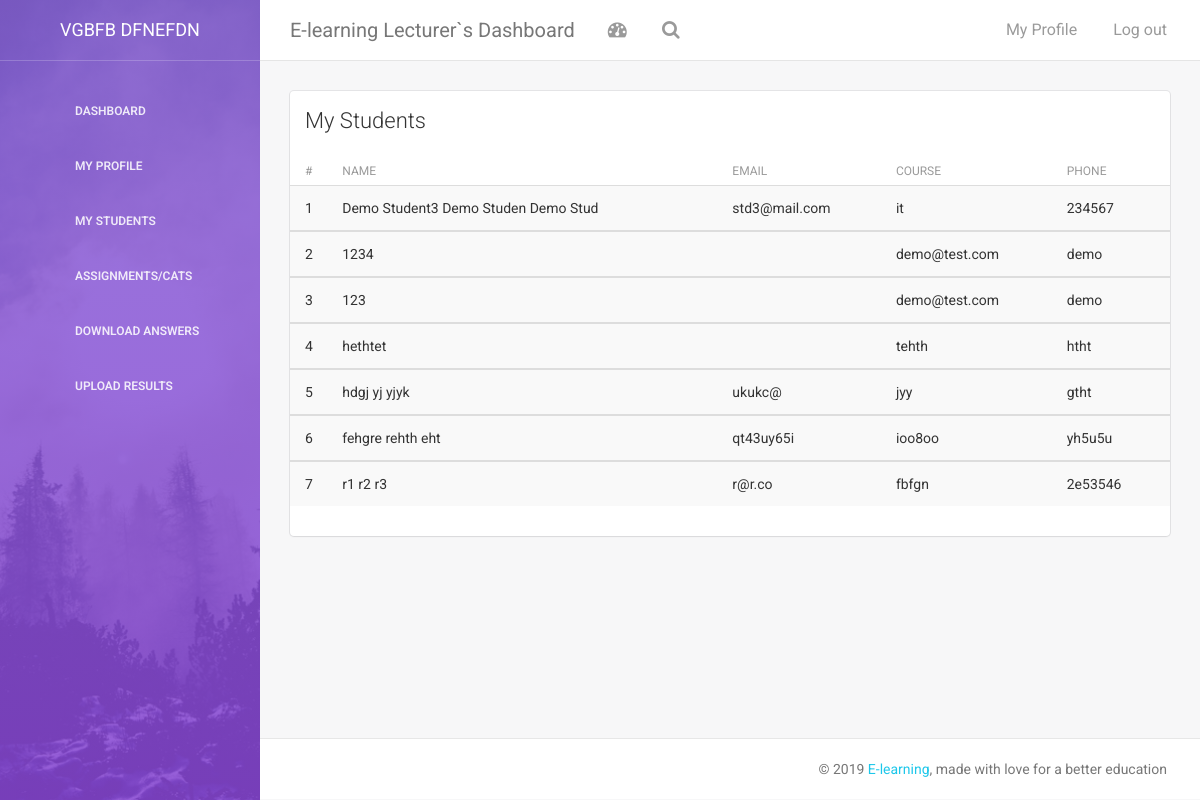
The page /lec/lec-view-students.php (signed in) on the database its author committed.
### tables this page shows
CREATE TABLE `lec` (
  `id` int(20) NOT NULL,
  `fname` varchar(20000) NOT NULL,
  `mname` varchar(2000) NOT NULL,
  `lname` varchar(2000) NOT NULL,
  `national_id` varchar(2000) NOT NULL,
  `gender` varchar(2000) NOT NULL,
  `lec_no` varchar(2000) NOT NULL,
  `phoneno` varchar(2000) NOT NULL,
  `email` varchar(2000) NOT NULL,
  `password` varchar(2000) NOT NULL,
  `bio` varchar(200) NOT NULL,
  `pic` varchar(200) NOT NULL,
  `course` varchar(100) DEFAULT NULL
);

CREATE TABLE `student` (
  `stdid` int(10) NOT NULL,
  `firstname` varchar(20) DEFAULT NULL,
  `middlename` varchar(20) DEFAULT NULL,
  `lastname` varchar(20) DEFAULT NULL,
  `email` varchar(100) DEFAULT NULL,
  `password` varchar(10) DEFAULT 'student',
  `course` varchar(100) DEFAULT NULL,
  `image` varchar(200) DEFAULT NULL,
  `phone` varchar(10) DEFAULT NULL,
  `admissiondate` timestamp(5) NOT NULL DEFAULT CURRENT_TIMESTAMP(5) ON UPDATE CURRENT_TIMESTAMP(5),
  `ans` varchar(200) NOT NULL,
  `results` varchar(200) NOT NULL
);

### lec/lec-view-students.php (the view, shortened to what this page needs)
<?php
include('includes/config.php');
$aid=$_SESSION['id'];?>
<?php include('includes/head.php')?>
<body>
<div class="wrapper">
    <?php include("includes/navbar.php")?>
    <div class="main-panel">
		<?php include("includes/mobile-nav.php")?>
        <div class="content">
            <div class="container-fluid">
                <div class="row">
                    <div class="col-md-12">
                        <div class="card">
                            <div class="header">
                                <h4 class="title">My Students</h4>
                            </div>
                            <div class="content table-responsive table-full-width">
                                <table class="table table-hover table-striped">
                                    <thead>
                                        <th>#</th>
                                    	<th>Name</th>
                                    	<th>Email</th>
                                    	<th>Course</th>
                                        <th>Phone</th>
                                    </thead>
                                    <tbody>
                                    <?php
                   $ret="SELECT * FROM student ";
                    $stmt= $mysqli->prepare($ret) ;
                    $stmt->execute() ;
                    $res=$stmt->get_result();
                    $cnt=1;
                    while($row=$res->fetch_object())
                    	  {
                    	  	?>
                                        <tr>
                                        <td><?php echo $cnt;?></td>
                                        <td><?php echo $row->firstname;?> <?php echo $row->middlename;?> <?php echo $row->lastname;?></td>
                                        <td><?php echo $row->email;?></td>
                                        <td><?php echo $row->course;?></td>
                                        <td><?php echo $row->phone;?></td>
                                        </tr>
                                    </tbody>
                                    <?php $cnt=$cnt+1; } ?>
                                </table>
                            </div>
                        </div>
                    </div>
                </div>
            </div>
        </div>
    <?php include('includes/footer.php')?>
    </div>
</div>
</body>
</html>

### lec/includes/navbar.php
<div class="sidebar" data-color="purple" data-image="assets/img/sidebar-5.jpg">
<?php
        $aid=$_SESSION['id'];
      	$ret="select * from lec where id=?";
      	$stmt= $mysqli->prepare($ret) ;
      	$stmt->bind_param('i',$aid);
      	$stmt->execute() ;
      	$res=$stmt->get_result();
      	while($row=$res->fetch_object())
      	  {
      	  	?>
    	<div class="sidebar-wrapper">
            <div class="logo">
                <a href="#" class="simple-text">
                    <?php echo $row->fname;?> <?php echo $row->lname;?>
                </a>
            </div>
          <ul class="nav">
                <li>
                    <a href="lec-dashboard.php">
                        <i class="pe-7s-graph"></i>
                        <p>Dashboard</p>
                    </a>
                </li>
                <li>
                    <a href="lec-profile.php">
                        <i class="pe-7s-user"></i>
                        <p>My Profile</p>
                    </a>
                </li>
                <li>
                    <a href="lec-view-students.php">
                        <i class="pe-7s-users"></i>
                        <p>My Students</p>
                    </a>
                </li>
                <li>
                    <a href="lec-upload-questions.php">
                        <i class="pe-7s-note2"></i>
                        <p>Assignments/Cats</p>
                    </a>
                </li>
                <li>
                    <a href="lec-download-answers.php">
                        <i class="pe-7s-download"></i>
                        <p>Download Answers</p>
                    </a>
                </li>
                <li>
                    <a href="lec-upload-results.php">
                        <i class="pe-7s-upload"></i>
                        <p>Upload Results</p>
                    </a>
                </li>
            </ul>
            </div>
    </div>
    <?php }?>

### rows shown on the page
lec: fname "VGBFB", lname "DFNEFDN"
student: firstname "Demo Student3", middlename "Demo Studen", lastname "Demo Stud", email "std3@mail.com", course "it", phone "234567"
student: firstname "1234", course "demo@test.com", phone "demo"
student: firstname "123", course "demo@test.com", phone "demo"
student: firstname "hethtet", course "tehth", phone "htht"
student: firstname "hdgj", middlename "yj", lastname "yjyk", email "ukukc@", course "jyy", phone "gtht"
student: firstname "fehgre", middlename "rehth", lastname "eht", email "qt43uy65i", course "ioo8oo", phone "yh5u5u"
student: firstname "r1", middlename "r2", lastname "r3", email "r@r.co", course "fbfgn", phone "2e53546"
